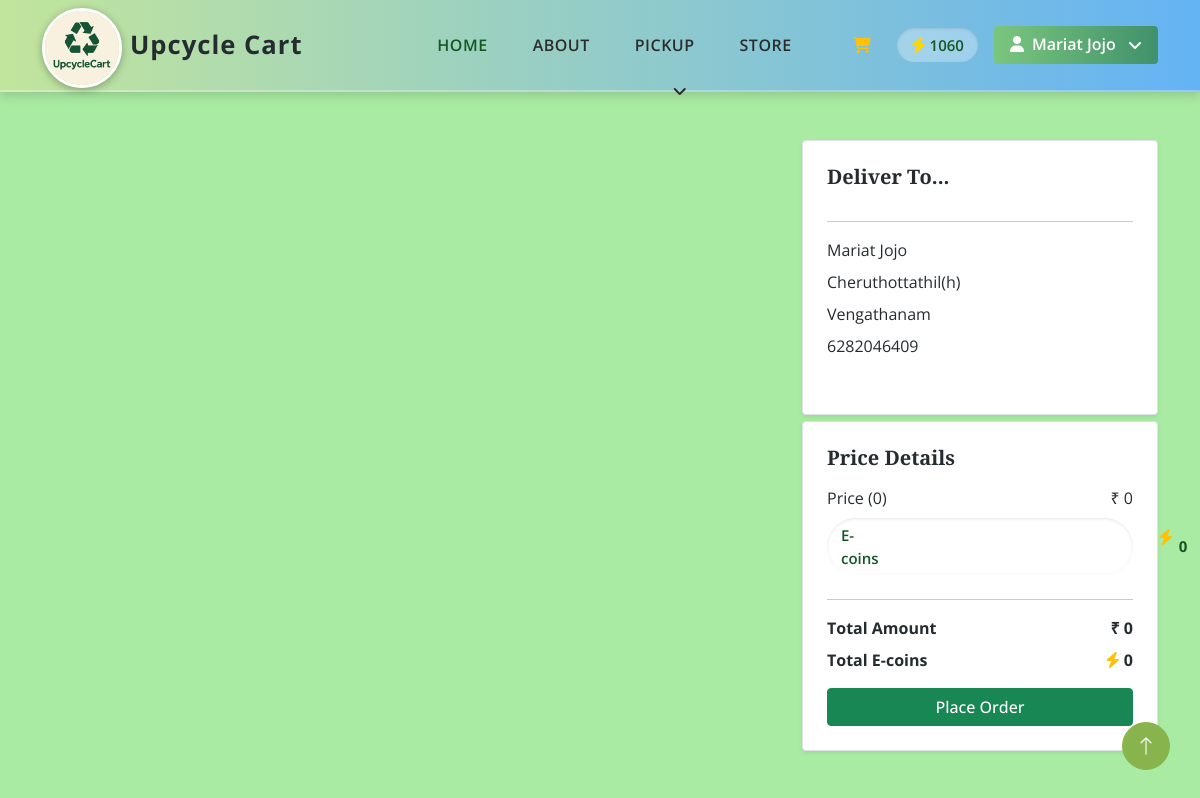
The app's page /customer/cart1.php (signed in) with its own data.
### tables this page shows
CREATE TABLE IF NOT EXISTS `tbl_wallet` (
  `wallet_id` int(11) NOT NULL AUTO_INCREMENT,
  `customer_id` int(11) NOT NULL,
  `coin` int(11) NOT NULL,
  PRIMARY KEY (`wallet_id`)
);

CREATE TABLE IF NOT EXISTS `tbl_customer` (
  `customer_id` int(11) NOT NULL AUTO_INCREMENT,
  `name` varchar(25) NOT NULL,
  `email` varchar(30) NOT NULL,
  `phone_no` bigint(20) NOT NULL,
  `address` varchar(300) NOT NULL,
  `ward_id` int(11) NOT NULL,
  `wallet_id` int(11) DEFAULT NULL,
  `username` varchar(25) NOT NULL,
  `password` varchar(25) NOT NULL,
  PRIMARY KEY (`customer_id`)
);

CREATE TABLE IF NOT EXISTS `tbl_ward` (
  `ward_id` int(11) NOT NULL AUTO_INCREMENT,
  `ward_name` varchar(30) NOT NULL,
  PRIMARY KEY (`ward_id`)
);

### dboperation.php (called while the page is built, shortened)
<?php
class dboperation
{
    public $con,$res;
    function __construct()
    {
        $this->con=mysqli_connect("localhost","root","","db_upcyclecart");
    }
    public function executequery($sql)
    {
        $this->res=mysqli_query($this->con,$sql);
        return $this->res;
    }
}
?>

### customer/cart1.php (the view, shortened to what this page needs)
<?php
include('header.php');
$sql2 = "SELECT * FROM  tbl_customer c
INNER JOIN tbl_ward w on c.ward_id=w.ward_id
       where customer_id='$cus_id'";
$result2 = $obj->executequery($sql2);
$display2 = mysqli_fetch_array($result2);
$total = 0;
$total_price = 0;
$total_coin = 0;
?>
<!DOCTYPE html>
<html lang="en">
<head>
    <link href="css/bootstrap.min.css" rel="stylesheet">
    <link href="css/style.css" rel="stylesheet">
    <link href="https://cdnjs.cloudflare.com/ajax/libs/font-awesome/5.10.0/css/all.min.css" rel="stylesheet">
</head>
<body>
    <div class="container my-5">
        <div class="row">
            <div class="col-md-8">
            </div>
            <div class="col-md-4">
                <div id="myydiv" class="card shadow-sm p-4 border rounded mb-3 " style="margin-top:- 80px;">
                    <h5 class="fw-bold mb-3">Deliver To...</h5>
                    <hr>
                    <div class="d-flex flex-column mb-2">
                        <p class="mb-2"><?php echo $display2["name"] ?></p>
                        <p class="mb-2"><?php echo $display2["address"] ?></p>
                        <p class="mb-2"><?php echo $display2["ward_name"] ?></p>
                        <p class="mb-2"><?php echo $display2["phone_no"] ?></p>
                    </div>
                </div>
                <div id="myydiv2" class="card shadow-sm p-4 border rounded " style="margin-top: -10px;">
                    <h5 class="fw-bold mb-3">Price Details</h5>
                    <div class="d-flex justify-content-between mb-2">
                        <span>Price (<?php echo $total ?>)</span>
                        <span>₹ <?php echo $total_price ?></span>
                    </div>
                    <div class="coin-balance d-flex justify-content-between mb-2">
                        <span>E-coins</span>
                        <i class="fa-solid fa-bolt text-warning"
                            style="font-size: 16px;margin-left:280px;margin-bottom:20px"></i>
                        <span class="fw-bold"><?php echo $total_coin ?></span>
                    </div>
                    <hr>
                    <div class="fw-bold mb-3">
                        <div class="d-flex justify-content-between">
                            <span>Total Amount</span>
                            <span>₹ <?php echo $total_price ?></span>
                        </div>
                        <div class="d-flex justify-content-between mt-2">
                            <span>Total E-coins</span>
                            <span>
                                <i class="fa-solid fa-bolt text-warning"></i>
                                <?php echo $total_coin ?>
                            </span>
                        </div>
                    </div>
                    <button class="btn btn-success w-100">Place Order</button>
                </div>
            </div>
        </div>
    </div>
    <a href="#" class="btn btn-lg btn-primary btn-lg-square rounded-circle back-to-top"><i
            class="bi bi-arrow-up"></i></a>
</body>
</html>

### customer/header.php (shortened to what this page needs)
<!DOCTYPE html>
<html lang="en">
<?php
include_once("../dboperation.php");
$obj = new dboperation();
$cus_id = $_SESSION["customer_id"];
$sql = "select name from tbl_customer where customer_id='$cus_id'";
$result = $obj->executequery($sql);
$name = '';
if ($result !== false) {
    while($n=mysqli_fetch_array($result))
    {
        $name=$n['name'];
    }
}
$sql1 = "select * from tbl_wallet where customer_id='$cus_id'";
$result1 = $obj->executequery($sql1);
?>
<head>
    <link href="https://cdnjs.cloudflare.com/ajax/libs/font-awesome/5.10.0/css/all.min.css" rel="stylesheet">
    <link href="https://cdn.jsdelivr.net/npm/bootstrap-icons@1.4.1/font/bootstrap-icons.css" rel="stylesheet">
    <link rel="stylesheet" href="https://cdnjs.cloudflare.com/ajax/libs/font-awesome/6.5.1/css/all.min.css">
    <link href="index/lib/animate/animate.min.css" rel="stylesheet">
    <link href="index/lib/owlcarousel/assets/owl.carousel.min.css" rel="stylesheet">
    <link href="index/css/bootstrap.min.css" rel="stylesheet">
    <link href="index/css/style.css" rel="stylesheet">
</head>
<body>
    <div class="container-fluid sticky-top">
        <div class="container">
            <nav class="navbar navbar-expand-lg py-2 navbar-light">
                <a href="index.php" class="navbar-brand d-flex align-items-center">
                    <img class="img-fluid" src="index/img/logo.jpg" alt="Logo" style="border-radius:50px; width:80px; height:80px;margin-top: -40px;">
                    <span class="ms-2 fw-bold text-dark" style="font-size:1.6rem; letter-spacing:1px;margin-top: -45px;">Upcycle Cart</span>
                </a>
                <div class="collapse navbar-collapse justify-content-end" id="navbarCollapse">
                    <div class="d-flex align-items-center navbar-nav-group">
                        <ul class="navbar-nav mb-2 mb-lg-0 flex-row">
                            <li class="nav-item"><a href="index.php" class="nav-link fw-semibold active">HOME</a></li>
                            <li class="nav-item"><a href="#about" class="nav-link fw-semibold">ABOUT</a></li>
                            <li class="nav-item dropdown">
                                <a class="nav-link dropdown-toggle fw-semibold" href="#" id="donationDropdown" role="button" data-bs-toggle="dropdown" aria-expanded="false">
                                    PICKUP
                                </a>
                            </li>
                            <li class="nav-item"><a href="store.php" class="nav-link fw-semibold">STORE</a></li>
                        </ul>
                        <a href="cart.php" class="nav-link fw-semibold navbar-icons"><i class="fa fa-shopping-cart text-warning"></i></a>
                        <?php
                        if ($result1 !== false && mysqli_num_rows($result1) > 0) {
                            $display = mysqli_fetch_array($result1);
                        ?>
                            <div class="coin-balance me-3">
                                <i class="fa-solid fa-bolt me-1"></i><?php echo $display['coin']; ?>
                            </div>
                        <?php } ?>
                        <div class="dropdown">
                            <button class="btn btn-light text-success fw-semibold dropdown-toggle px-3" type="button" id="profileDropdown" data-bs-toggle="dropdown" aria-expanded="false">
                                <i class="fas fa-user me-2"></i><?php echo $name ?>
                            </button>
                        </div>
                    </div>
                </div>
            </nav>
        </div>
    </div>
    </body>
</html>

### customer/index/css/style.css (style rules this page uses)
:root { --primary: #88B44E; --secondary: #FB9F38; --light: #F5F8F2; --dark: #252C30; }
.back-to-top { position: fixed; display: none; right: 30px; bottom: 30px; z-index: 99; }
.fw-bold { font-weight: 700; }
.btn { transition: .5s; font-weight: 500; }
.btn-primary, .btn-outline-primary:hover { color: var(--light); }
.btn-lg-square { width: 48px; height: 48px; }
.btn-square, .btn-sm-square, .btn-lg-square { padding: 0; display: flex; align-items: center; justify-content: center; font-weight: normal; }
.sticky-top { transition: .5s; }
.navbar .navbar-brand { position: absolute; padding: 0; width: 170px; height: 135px; top: 0; left: 0; }
.navbar .navbar-nav .nav-link { margin-right: 35px; padding: 25px 0; color: var(--dark); font-weight: 600; text-transform: uppercase; outline: none; }
.navbar .navbar-nav .nav-link:hover, .navbar .navbar-nav .nav-link.active { color: var(--primary); }
.navbar .dropdown-toggle::after { border: none; content: "\f107"; font-family: "Font Awesome 5 Free"; font-weight: 900; vertical-align: middle; margin-left: 8px; }
.sticky-top { top: 0; z-index: 1030; }

### customer/css/style.css (style rules this page uses)
:root { --primary: #88B44E; --secondary: #FB9F38; --light: #F5F8F2; --dark: #252C30; }
.back-to-top { position: fixed; display: none; right: 30px; bottom: 30px; z-index: 99; }
.fw-bold { font-weight: 700; }
.btn { transition: .5s; font-weight: 500; }
.btn-primary, .btn-outline-primary:hover { color: var(--light); }
.btn-lg-square { width: 48px; height: 48px; }
.btn-square, .btn-sm-square, .btn-lg-square { padding: 0; display: flex; align-items: center; justify-content: center; font-weight: normal; }
.sticky-top { top: -150px; transition: .5s; }
.navbar .navbar-brand { position: absolute; padding: 0; width: 170px; height: 135px; top: 0; left: 0; }
.navbar .navbar-nav .nav-link { margin-right: 35px; padding: 25px 0; color: var(--dark); font-weight: 600; text-transform: uppercase; outline: none; }
.navbar .navbar-nav .nav-link:hover, .navbar .navbar-nav .nav-link.active { color: var(--primary); }
.navbar .dropdown-toggle::after { border: none; content: "\f107"; font-family: "Font Awesome 5 Free"; font-weight: 900; vertical-align: middle; margin-left: 8px; }

### customer/header.php (style rules this page uses)
.sticky-top { background: linear-gradient(90deg, #c2e59c, #64b3f4) !important; box-shadow: 0 4px 10px rgba(0, 0, 0, 0.15); border-bottom: 2px solid rgba(255, 255, 255, 0.3); }
.navbar { transition: all 0.3s ease-in-out; background-color: transparent !important; }
.navbar-nav-group .nav-link { font-weight: 600; letter-spacing: 0.5px; color: #2c2c2c !important; margin: 0 10px; position: relative; transition: all 0.3s ease; }
.navbar-nav-group .nav-link::after { content: ""; position: absolute; width: 0%; height: 2px; left: 50%; bottom: 0; background-color: #155724; transition: all 0.3s ease; transform: translateX(-50%); }
.btn-light.text-success.fw-semibold { background: linear-gradient(90deg, #7bc67e, #40916c) !important; border: none; font-weight: 600; transition: all 0.3s ease; color: #fff !important; }
.coin-balance { display: flex; align-items: center; background: rgba(255, 255, 255, 0.3); border-radius: 30px; padding: 6px 14px; font-weight: 600; font-size: 15px; color: #155724; box-shadow: inset 0 1px 3px rgba(0,0,0,0.1); transition: all 0.3s ease; margin-top: 0 !important; }
.coin-balance i { color: gold; font-size: 1.1em; margin-right: 6px; margin-top: 0 !important; }
.navbar-nav-group .nav-link.active { color: #155724 !important; font-weight: 700; }
.navbar-light .navbar-brand img { border: 3px solid #fff; box-shadow: 0 2px 8px rgba(0, 0, 0, 0.3); }

### customer/cart1.php (style rules this page uses)
body { background-color: #a9eba3ff; }

### records on screen
tbl_wallet: coin "1060"
tbl_customer: name "Mariat Jojo", address "Cheruthottathil(h)", ward.ward_name "Vengathanam", phone_no "6282046409"

### other values on screen
$total "0"
$total_price "0"
$total_coin "0"
